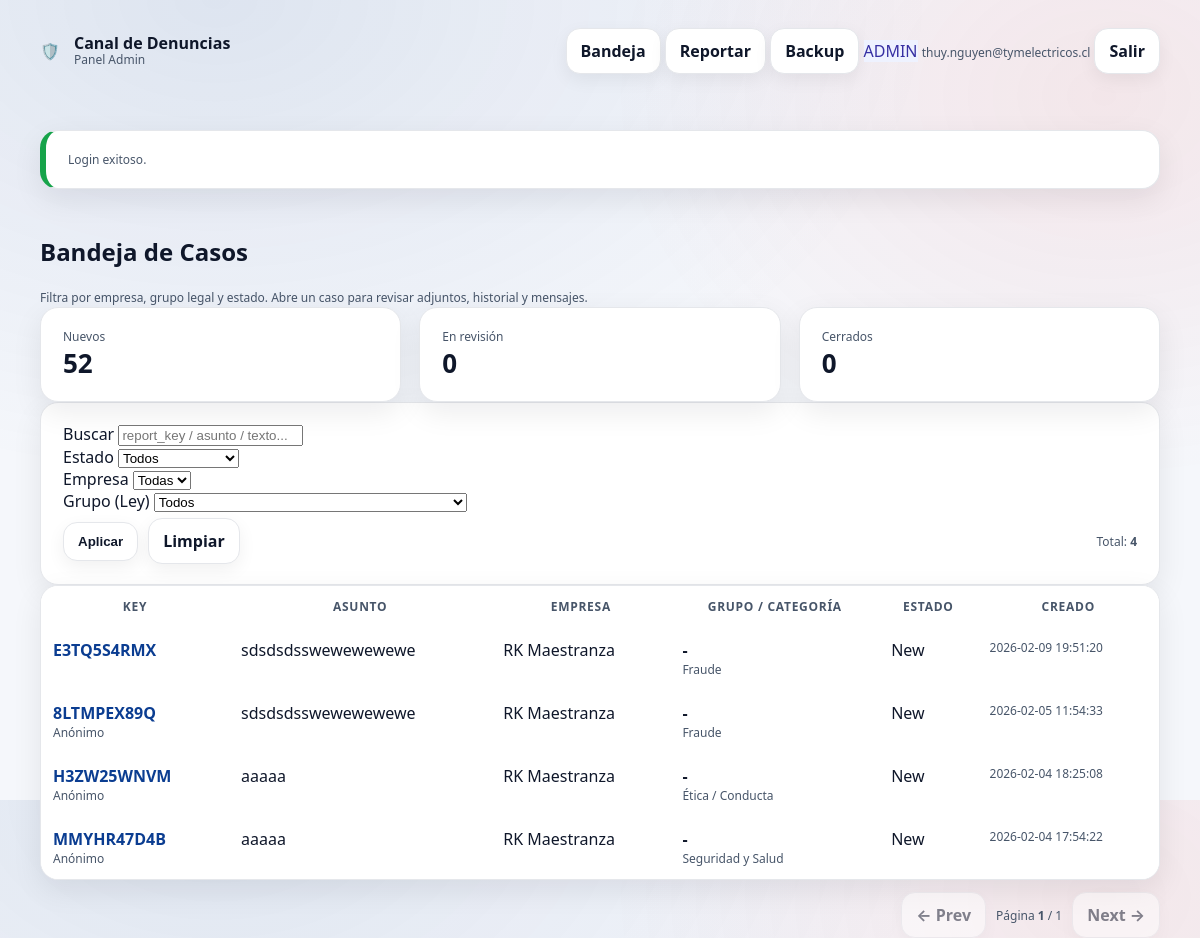
/admin/index.php?company_id=2 (signed in), run on the app's committed database.
### tables this page shows
CREATE TABLE `portal_admin_user` (
  `id` int(11) NOT NULL,
  `email` varchar(190) NOT NULL,
  `full_name` varchar(160) DEFAULT NULL,
  `role` enum('ADMIN','INVESTIGATOR','READONLY') NOT NULL DEFAULT 'INVESTIGATOR',
  `password_hash` varchar(255) NOT NULL,
  `is_active` tinyint(1) NOT NULL DEFAULT 1,
  `last_login_at` datetime DEFAULT NULL,
  `created_at` timestamp NOT NULL DEFAULT current_timestamp()
);

CREATE TABLE `portal_report` (
  `id` bigint(20) NOT NULL,
  `company_id` int(11) NOT NULL,
  `category_id` int(11) DEFAULT NULL,
  `secondary_classification` varchar(255) DEFAULT NULL,
  `report_key` varchar(16) NOT NULL,
  `password_hash` varchar(255) NOT NULL,
  `is_anonymous` tinyint(1) NOT NULL DEFAULT 1,
  `reporter_name` varchar(120) DEFAULT NULL,
  `reporter_rut` varchar(20) DEFAULT NULL,
  `reporter_email` varchar(160) DEFAULT NULL,
  `reporter_cargo` varchar(120) DEFAULT NULL,
  `reporter_phone` varchar(60) DEFAULT NULL,
  `subject` varchar(200) NOT NULL,
  `description` mediumtext NOT NULL,
  `location` varchar(200) DEFAULT NULL,
  `location_type` enum('COMPANY','PROJECT','REMOTE','OTHER') DEFAULT NULL,
  `area_unit` varchar(160) DEFAULT NULL,
  `occurred_at` datetime DEFAULT NULL,
  `event_kind` enum('SINGLE','REITERATED') NOT NULL DEFAULT 'SINGLE',
  `event_period` varchar(160) DEFAULT NULL,
  `reported_to_superior` enum('YES','NO','NA') NOT NULL DEFAULT 'NA',
  `protection_requested` tinyint(1) NOT NULL DEFAULT 0,
  `protection_detail` varchar(500) DEFAULT NULL,
  `status` varchar(32) NOT NULL DEFAULT 'NEW',
  `terms_accepted` tinyint(1) NOT NULL DEFAULT 0,
  `terms_accepted_at` datetime DEFAULT NULL,
  `terms_accepted_ip` varchar(45) DEFAULT NULL,
  `terms_accepted_ua` varchar(255) DEFAULT NULL,
  `evidence_other_detail` varchar(500) DEFAULT NULL,
  `created_at` timestamp NOT NULL DEFAULT current_timestamp(),
  `updated_at` timestamp NULL DEFAULT NULL ON UPDATE current_timestamp()
);

CREATE TABLE `portal_company` (
  `id` int(11) NOT NULL,
  `name` varchar(120) NOT NULL,
  `slug` varchar(80) NOT NULL,
  `logo_path` varchar(255) DEFAULT NULL,
  `is_active` tinyint(1) NOT NULL DEFAULT 1,
  `created_at` timestamp NOT NULL DEFAULT current_timestamp()
);

CREATE TABLE `portal_category` (
  `id` int(11) NOT NULL,
  `company_id` int(11) NOT NULL,
  `group_id` int(11) DEFAULT NULL,
  `code` varchar(40) DEFAULT NULL,
  `name` varchar(120) NOT NULL,
  `is_active` tinyint(1) NOT NULL DEFAULT 1,
  `sort_order` int(11) NOT NULL DEFAULT 0,
  `created_at` timestamp NOT NULL DEFAULT current_timestamp()
);

### _bootstrap.php (called while the page is built, shortened)
<?php
function h($s): string { return htmlspecialchars((string)$s, ENT_QUOTES, 'UTF-8'); }
function base_url(): string {
  $doc = rtrim(str_replace('\\', '/', $_SERVER['DOCUMENT_ROOT'] ?? ''), '/');
  $dir = rtrim(str_replace('\\', '/', __DIR__), '/');
  if ($doc !== '' && strpos($dir, $doc) === 0) {
    $rel = substr($dir, strlen($doc));
    return $rel === '' ? '' : $rel;
  }
  return rtrim(dirname($_SERVER['SCRIPT_NAME'] ?? ''), '/\\');
}
function status_label(string $s): string {
  $s = strtolower(trim($s));
  if ($s === 'pending') return 'Pending';
  if ($s === 'in_review') return 'In review';
  if ($s === 'closed') return 'Closed';
  return ucfirst($s);
}

### admin/_admin_bootstrap.php (called while the page is built, shortened)
<?php
require_once __DIR__ . '/../_bootstrap.php';
function admin_link(string $path): string {
  return rtrim(base_url(), '/') . $path;
}
function admin_current_user(mysqli $db): ?array {
  $id = (int)($_SESSION['admin_user_id'] ?? 0);
  $sql = "SELECT id, email, full_name, role, is_active, last_login_at
          FROM portal_admin_user
          WHERE id = ? LIMIT 1";
  $st = $db->prepare($sql);
  $st->bind_param("i", $id);
  $st->execute();
  $res = $st->get_result();
  $u = $res->fetch_assoc();
  return $u;
}
function admin_require_login(mysqli $db): array {
  $u = admin_current_user($db);
  return $u;
}
function admin_is_admin(?array $u): bool {
  return $u && ($u['role'] ?? '') === 'ADMIN';
}
function admin_flash_get(): ?array {
  $f = $_SESSION['admin_flash'];
  return is_array($f) ? $f : null;
}
function admin_status_tag_class(string $status): string {
  $s = strtoupper(trim($status));
  return match ($s) {
    'NEW' => 'tag-warn',
    'PENDING' => 'tag-warn',
    'WAITING_REPORTER' => 'tag-warn',
    'IN_REVIEW' => 'tag-info',
    'RESOLVED' => 'tag-ok',
    'CLOSED' => 'tag-neutral',
    'ARCHIVED' => 'tag-neutral',
    default => 'tag-neutral',
  };
}

### admin/index.php (the view, shortened to what this page needs)
<?php
require_once __DIR__ . "/_admin_bootstrap.php";
$db = db_conn();
$admin = admin_require_login($db);
$q = trim((string)($_GET['q'] ?? ''));
$status = strtoupper(trim((string)($_GET['status'] ?? '')));
if ($status === '') $status = 'ALL';
$company_id = (int)($_GET['company_id'] ?? 0);
$group_id = (int)($_GET['group_id'] ?? 0);
$page = max(1, (int)($_GET['page'] ?? 1));
$limit = 25;
$offset = ($page - 1) * $limit;
$counts = [];
$resc = $db->query("SELECT status, COUNT(*) cnt FROM portal_report GROUP BY status");
while ($row = $resc->fetch_assoc()) $counts[strtoupper($row['status'])] = (int)$row['cnt'];
$conditions = [];
$params = [];
$types = "";
if ($company_id > 0) {
  $conditions[] = "r.company_id = ?";
  $types .= "i";
  $params[] = $company_id;
}
$where = $conditions ? ("WHERE " . implode(" AND ", $conditions)) : "";
$sqlCount = "SELECT COUNT(*) AS total
             FROM portal_report r
             JOIN portal_company c ON c.id = r.company_id
             LEFT JOIN portal_category cat ON cat.id = r.category_id
             LEFT JOIN portal_category_group g ON g.id = cat.group_id
             $where";
$stc = $db->prepare($sqlCount);
if ($types !== "") {
  $bind = [];
  $bind[] = $types;
  foreach ($params as $k => $v) $bind[] = &$params[$k];
  call_user_func_array([$stc, 'bind_param'], $bind);
}
$stc->execute();
$total = (int)($stc->get_result()->fetch_assoc()['total'] ?? 0);
$sql = "SELECT
          r.id, r.report_key, r.subject, r.status, r.is_anonymous,
          r.created_at, r.updated_at,
          c.name AS company_name,
          cat.name AS category_name,
          g.name AS group_name,
          g.law_ref AS law_ref
        FROM portal_report r
        JOIN portal_company c ON c.id = r.company_id
        LEFT JOIN portal_category cat ON cat.id = r.category_id
        LEFT JOIN portal_category_group g ON g.id = cat.group_id
        $where
        ORDER BY r.created_at DESC
        LIMIT ? OFFSET ?";
$st = $db->prepare($sql);
$types2 = $types . "ii";
$params2 = $params;
$params2[] = $limit;
$params2[] = $offset;
$bind2 = [];
$bind2[] = $types2;
foreach ($params2 as $k => $v) $bind2[] = &$params2[$k];
call_user_func_array([$st, 'bind_param'], $bind2);
$st->execute();
$rs = $st->get_result();
$rows = [];
while ($r = $rs->fetch_assoc()) $rows[] = $r;
$pages = max(1, (int)ceil($total / $limit));
require __DIR__ . "/_layout_top.php";
?>
<section class="hero" style="padding-top:26px">
  <h1>Bandeja de Casos</h1>
  <p class="small">Filtra por empresa, grupo legal y estado. Abre un caso para revisar adjuntos, historial y mensajes.</p>
</section>
<div class="grid" style="grid-template-columns: repeat(3, 1fr);">
  <div class="card">
    <div class="small">Nuevos</div>
    <div style="font-size:26px;font-weight:900"><?= (int)($counts['NEW'] ?? 0) ?></div>
  </div>
  <div class="card">
    <div class="small">En revisión</div>
    <div style="font-size:26px;font-weight:900"><?= (int)($counts['IN_REVIEW'] ?? 0) ?></div>
  </div>
  <div class="card">
    <div class="small">Cerrados</div>
    <div style="font-size:26px;font-weight:900"><?= (int)($counts['CLOSED'] ?? 0) ?></div>
  </div>
</div>
<div class="card">
  <form method="get" class="form-grid" style="grid-template-columns: 2fr 1fr 1fr 1fr; align-items:end;">
    <div>
      <label>Buscar</label>
      <input name="q" value="<?= h($q) ?>" placeholder="report_key / asunto / texto...">
    </div>
    <div>
      <label>Estado</label>
      <select name="status">
        <option value="ALL" <?= $status==='ALL'?'selected':'' ?>>Todos</option>
      </select>
    </div>
    <div>
      <label>Empresa</label>
      <select name="company_id">
        <option value="0" <?= $company_id===0?'selected':'' ?>>Todas</option>
      </select>
    </div>
    <div>
      <label>Grupo (Ley)</label>
      <select name="group_id">
        <option value="0" <?= $group_id===0?'selected':'' ?>>Todos</option>
      </select>
    </div>
    <div style="grid-column:1/-1;display:flex;gap:10px;align-items:center;margin-top:6px">
      <button class="btn" type="submit">Aplicar</button>
      <a class="btn btn-ghost" href="<?= admin_link('/admin/index.php') ?>">Limpiar</a>
      <div class="small" style="margin-left:auto">
        Total: <strong><?= (int)$total ?></strong>
      </div>
    </div>
  </form>
</div>
<div class="card" style="padding:0; overflow:auto">
  <table class="table">
    <thead>
      <tr>
        <th>Key</th>
        <th>Asunto</th>
        <th>Empresa</th>
        <th>Grupo / Categoría</th>
        <th>Estado</th>
        <th>Creado</th>
      </tr>
    </thead>
    <tbody>
      <?php foreach ($rows as $r): ?>
        <tr>
          <td>
            <a href="<?= admin_link('/admin/report_view.php?id='.(int)$r['id']) ?>" style="font-weight:800">
              <?= h($r['report_key']) ?>
            </a>
            <?php if ((int)$r['is_anonymous'] === 1): ?>
              <div class="small">Anónimo</div>
            <?php endif; ?>
          </td>
          <td><?= h($r['subject']) ?></td>
          <td><?= h($r['company_name']) ?></td>
          <td>
            <div style="font-weight:700"><?= h($r['group_name'] ?? '-') ?></div>
            <div class="small">
              <?= h($r['category_name'] ?? '-') ?>
            </div>
          </td>
          <td>
            <span class="tag <?= h(admin_status_tag_class((string)$r['status'])) ?>">
              <?= h(status_label((string)$r['status'])) ?>
            </span>
          </td>
          <td class="small"><?= h($r['created_at']) ?></td>
        </tr>
      <?php endforeach; ?>
    </tbody>
  </table>
</div>
<div style="display:flex;gap:10px;justify-content:flex-end;align-items:center;margin-top:12px">
  <?php
    $base = '/admin/index.php?'.http_build_query([
      'q'=>$q,'status'=>$status,'company_id'=>$company_id,'group_id'=>$group_id
    ]);
  ?>
  <a class="btn btn-ghost" href="<?= admin_link($base.'&page='.max(1,$page-1)) ?>" <?= $page<=1?'style="pointer-events:none;opacity:.5"':'' ?>>
    ← Prev
  </a>
  <div class="small">Página <strong><?= (int)$page ?></strong> / <?= (int)$pages ?></div>
  <a class="btn btn-ghost" href="<?= admin_link($base.'&page='.min($pages,$page+1)) ?>" <?= $page>=$pages?'style="pointer-events:none;opacity:.5"':'' ?>>
    Next →
  </a>
</div>
<?php require __DIR__ . "/_layout_bottom.php"; ?>

### admin/_layout_top.php (shortened to what this page needs)
<?php
$admin = $admin ?? null;
$flash = admin_flash_get();
?>
<!doctype html>
<html lang="es">
<head>
  <link rel="stylesheet" href="<?= base_url() ?>/assets/css/portal.css">
  <link rel="stylesheet" href="<?= base_url() ?>/assets/css/admin.css">
</head>
<body>
<header class="topbar">
  <div class="container" style="display:flex;align-items:center;justify-content:space-between;gap:16px">
    <div class="brand">
      <div class="logo" aria-hidden="true">🛡️</div>
      <div>
        <div style="font-weight:800;line-height:1">Canal de Denuncias</div>
        <div class="small">Panel Admin</div>
      </div>
    </div>
    <nav class="navlinks">
      <a class="btn btn-ghost" href="<?= admin_link('/admin/index.php') ?>">Bandeja</a>
      <a class="btn btn-ghost" href="<?= admin_link('/reportar.php') ?>">Reportar</a>
      <?php if ($admin): ?>
        <?php if (admin_is_admin($admin)): ?>
          <a class="btn btn-ghost" href="<?= admin_link('/admin/backup.php') ?>">Backup</a>
        <?php endif; ?>
        <span class="tag <?= h(admin_status_tag_class('IN_REVIEW')) ?>"><?= h($admin['role']) ?></span>
        <span class="small"><?= h($admin['email']) ?></span>
        <a class="btn" href="<?= admin_link('/admin/logout.php') ?>">Salir</a>
      <?php endif; ?>
    </nav>
  </div>
</header>
<main class="page">
  <div class="container">
<?php if ($flash): ?>
  <div class="card" style="border-left:6px solid <?= $flash['type']==='ok' ? '#16a34a' : '#f59e0b' ?>;">
    <div class="small"><?= h($flash['msg']) ?></div>
  </div>
<?php endif; ?>

### assets/css/portal.css (style rules this page uses)
:root { --tm-blue:#0B3D91; --tm-blue-2:#1E63D6; --tm-red:#D71920; --bg:#f5f7fb; --card:#ffffff; --text:#0f172a; --muted:#475569; --line:#e5e7eb; --shadow: 0 10px 30px rgba(2,6,23,.08); --shadow-sm: 0 6px 18px rgba(2,6,23,.06); --primary: var(--tm-blue); --primary-weak: rgba(11,61,145,.10); --danger: var(--tm-red); --success:#16a34a; --radius:18px; }
* { box-sizing:border-box }
html,body { height:100% }
body { margin:0; font-family: ui-sans-serif, system-ui, -apple-system, Segoe UI, Roboto, Helvetica, Arial, "Apple Color Emoji","Segoe UI Emoji"; color:var(--text); background: radial-gradient(1200px 800px at 18% 0%, rgba(11,61,145,.10), transparent 60%), radial-gradient(900px 700px at 92% 12%, rgba(215,25,32,.08), transparent 55%), var(--bg); }
a { color:var(--primary); text-decoration:none }
.container { width:min(1120px, calc(100% - 48px)); margin:28px auto 56px; }
.brand { display:flex; align-items:center; gap:14px; min-width:260px; }
.grid { display:grid; grid-template-columns: 1.3fr .9fr; gap:18px; }
.card { background: var(--card); border:1px solid var(--line); border-radius: var(--radius); box-shadow: var(--shadow); padding:20px 22px; }
.hero p { margin:0; color:var(--muted); line-height:1.6; }
.small { font-size:12px; color:var(--muted) }
.btn { padding:11px 14px; border-radius: 14px; border:1px solid var(--line); background:#fff; color:var(--text); font-weight:700; cursor:pointer; box-shadow: var(--shadow-sm); transition: transform .12s ease, box-shadow .12s ease, border-color .12s ease, background .12s ease; display:inline-flex; align-items:center; justify-content:center; }

### assets/css/admin.css (style rules this page uses)
.table { width: 100%; border-collapse: collapse; background: #fff; }
.table th, .table td { padding: 12px 12px; border-top: 1px solid var(--border); vertical-align: top; }
.table thead th { border-top: none; color: var(--muted); font-size: 12px; text-transform: uppercase; letter-spacing: .06em; }
.tag-info { background: #eef2ff; border-color: #e0e7ff; color: #3730a3; }

### data on the page
portal_admin_user: role "ADMIN", email "thuy.nguyen@tymelectricos.cl"
portal_report: report_key "E3TQ5S4RMX", subject "sdsdsdsswewewewewe", company.name "RK Maestranza", group_name "-", category.name "Fraude", status "New", created_at "2026-02-09 19:51:20"
portal_report: report_key "8LTMPEX89Q", is_anonymous "Anónimo", subject "sdsdsdsswewewewewe", company.name "RK Maestranza", group_name "-", category.name "Fraude", status "New", created_at "2026-02-05 11:54:33"
portal_report: report_key "H3ZW25WNVM", is_anonymous "Anónimo", subject "aaaaa", company.name "RK Maestranza", group_name "-", category.name "Ética / Conducta", status "New", created_at "2026-02-04 18:25:08"
portal_report: report_key "MMYHR47D4B", is_anonymous "Anónimo", subject "aaaaa", company.name "RK Maestranza", group_name "-", category.name "Seguridad y Salud", status "New", created_at "2026-02-04 17:54:22"

### other printed values
$flash['msg'] "Login exitoso."
$counts['NEW'] "52"
$counts['IN_REVIEW'] "0"
$counts['CLOSED'] "0"
$total "4"
$page "1"
$pages "1"
